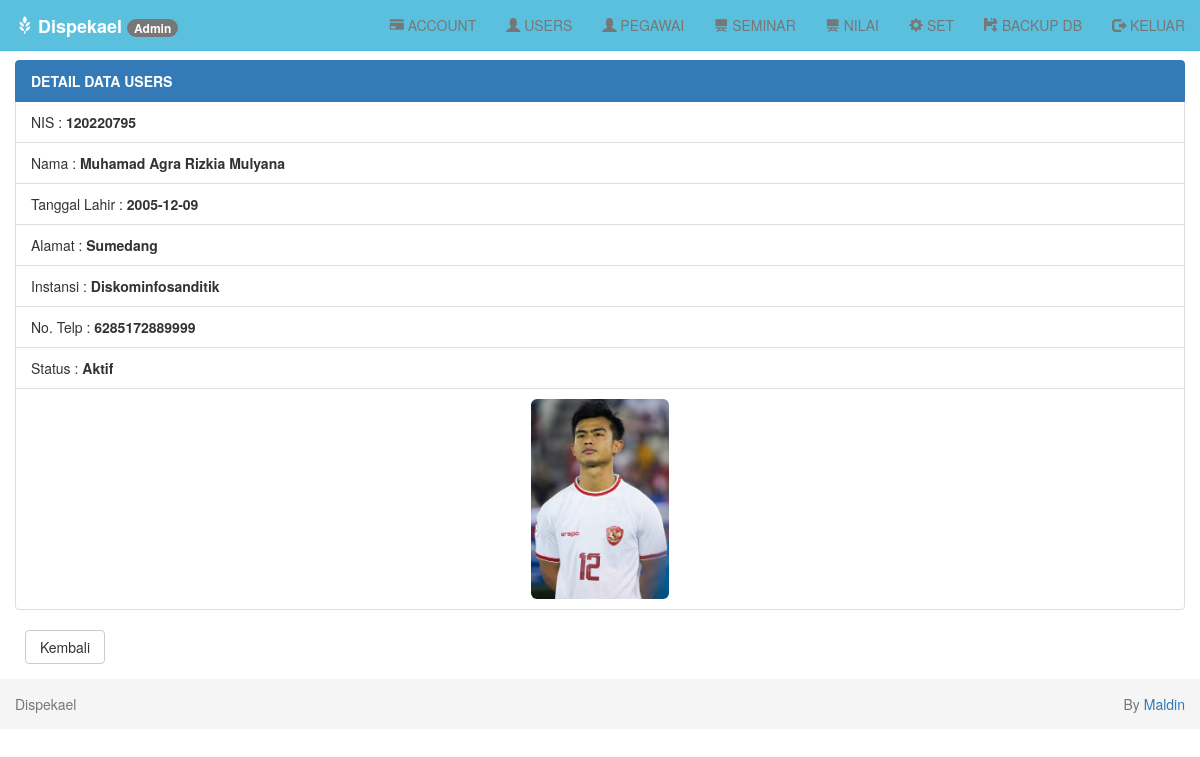
Screenshot of /index.php?page=users-detail&id=120220795 (signed in) with the database file from the repository.
### tables this page shows
CREATE TABLE `users` (
  `nis` bigint(12) unsigned NOT NULL,
  `id` bigint(12) unsigned NOT NULL,
  `nama` varchar(255) NOT NULL,
  `tanggal_lahir` date NOT NULL,
  `alamat` varchar(255) NOT NULL,
  `instansi` varchar(100) NOT NULL,
  `telp` varchar(15) NOT NULL,
  `stat` varchar(30) NOT NULL,
  `foto` varchar(255) NOT NULL,
  PRIMARY KEY (`nis`)
);

### users/detail.php (the view, shortened to what this page needs)
<div class="row">
    <div class="col-md-12">
        <br>
        <?php
        if (isset($_GET['id'])) {
            $nis   = $_GET['id'];
            $query = mysqli_query($db, "SELECT * FROM users WHERE nis='$nis'") or die('Query Error : ' . mysqli_error($db));
            while ($data  = mysqli_fetch_assoc($query)) {
                $nis        = $data['nis'];
                $nama       = $data['nama'];
                $tanggal_lahir    = $data['tanggal_lahir'];
                $alamat     = $data['alamat'];
                $instansi     = $data['instansi'];
                $telp       = $data['telp'];
                $stat      = $data['stat'];
                $foto       = $data['foto'];
            }
        }
        ?>
        <ul class="list-group">
            <li class="list-group-item active"><b>DETAIL DATA USERS</b></li>
            <li class="list-group-item">NIS : <b><?php echo $nis; ?></b></li>
            <li class="list-group-item">Nama : <b><?php echo $nama; ?></b></li>
            <li class="list-group-item">Tanggal Lahir : <b><?php echo $tanggal_lahir; ?></b></li>
            <li class="list-group-item">Alamat : <b><?php echo $alamat; ?></b></li>
            <li class="list-group-item">Instansi : <b><?php echo $instansi; ?></b></li>
            <li class="list-group-item">No. Telp : <b><?php echo $telp; ?></b></li>
            <li class="list-group-item">Status : <b><?php echo $stat; ?></b></li>
            <li class="list-group-item">
                <div class="text-center">
                    <?php echo "<img src='users/gambar/$foto' width='auto' height='200' class='img-rounded' alt='Cinque Terre'>"; ?>
                </div>
            </li>
        </ul>
        <div class="form-group">
            <a href="?page=users-tampil" class="btn btn-default btn-reset">Kembali</a>
        </div>
    </div>
</div>
</div>

### assets/css/style.css (style rules this page uses)
body { padding-top: 40px; }
.btn-reset { width: 80px; margin-left: 10px; }

### rows the page displays
users: nis "120220795", nama "Muhamad Agra Rizkia Mulyana", tanggal_lahir "2005-12-09", alamat "Sumedang", instansi "Diskominfosanditik", telp "6285172889999", stat "Aktif", foto (picture)

### other values shown
$_SESSION['level'] "Admin"
